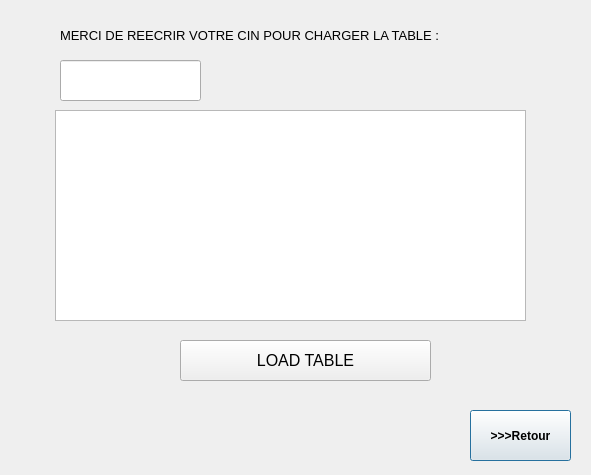
<?xml version="1.0" encoding="UTF-8"?>
<ui version="4.0">
 <class>professeur_profile</class>
 <widget class="QDialog" name="professeur_profile">
  <property name="geometry">
   <rect>
    <x>0</x>
    <y>0</y>
    <width>591</width>
    <height>475</height>
   </rect>
  </property>
  <property name="windowTitle">
   <string>Dialog</string>
  </property>
  <widget class="QTableView" name="tableView">
   <property name="geometry">
    <rect>
     <x>55</x>
     <y>110</y>
     <width>471</width>
     <height>211</height>
    </rect>
   </property>
  </widget>
  <widget class="QPushButton" name="BACK">
   <property name="geometry">
    <rect>
     <x>470</x>
     <y>410</y>
     <width>101</width>
     <height>51</height>
    </rect>
   </property>
   <property name="font">
    <font>
     <weight>75</weight>
     <bold>true</bold>
    </font>
   </property>
   <property name="text">
    <string>&gt;&gt;&gt;Retour</string>
   </property>
  </widget>
  <widget class="QPushButton" name="LOAD">
   <property name="geometry">
    <rect>
     <x>180</x>
     <y>340</y>
     <width>251</width>
     <height>41</height>
    </rect>
   </property>
   <property name="font">
    <font>
     <pointsize>12</pointsize>
    </font>
   </property>
   <property name="text">
    <string>LOAD TABLE</string>
   </property>
  </widget>
  <widget class="QLineEdit" name="lineEdit">
   <property name="geometry">
    <rect>
     <x>60</x>
     <y>60</y>
     <width>141</width>
     <height>41</height>
    </rect>
   </property>
  </widget>
  <widget class="QLabel" name="label">
   <property name="geometry">
    <rect>
     <x>60</x>
     <y>10</y>
     <width>491</width>
     <height>51</height>
    </rect>
   </property>
   <property name="font">
    <font>
     <pointsize>10</pointsize>
     <weight>50</weight>
     <bold>false</bold>
    </font>
   </property>
   <property name="text">
    <string>MERCI DE REECRIR VOTRE CIN POUR CHARGER LA TABLE :</string>
   </property>
  </widget>
 </widget>
 <resources/>
 <connections/>
</ui>
